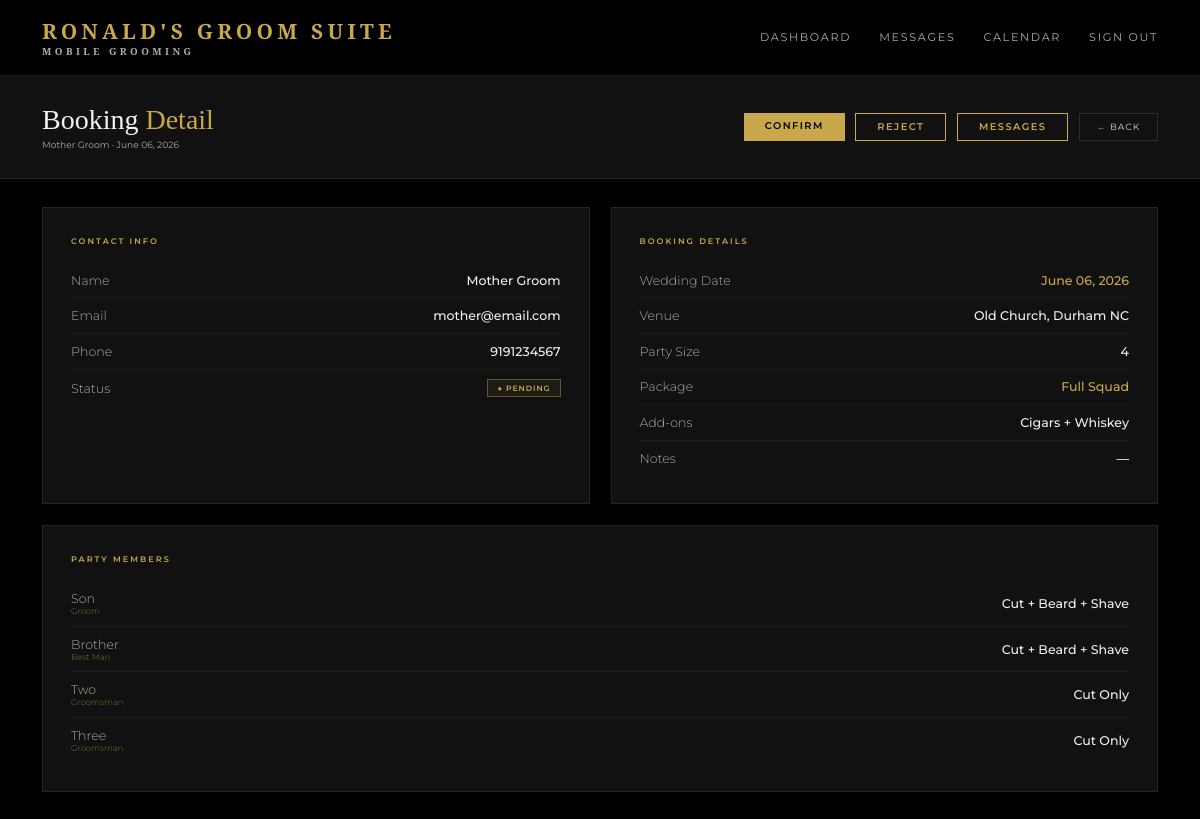
Page /admin/booking/1 (signed in) on the earlier database version.
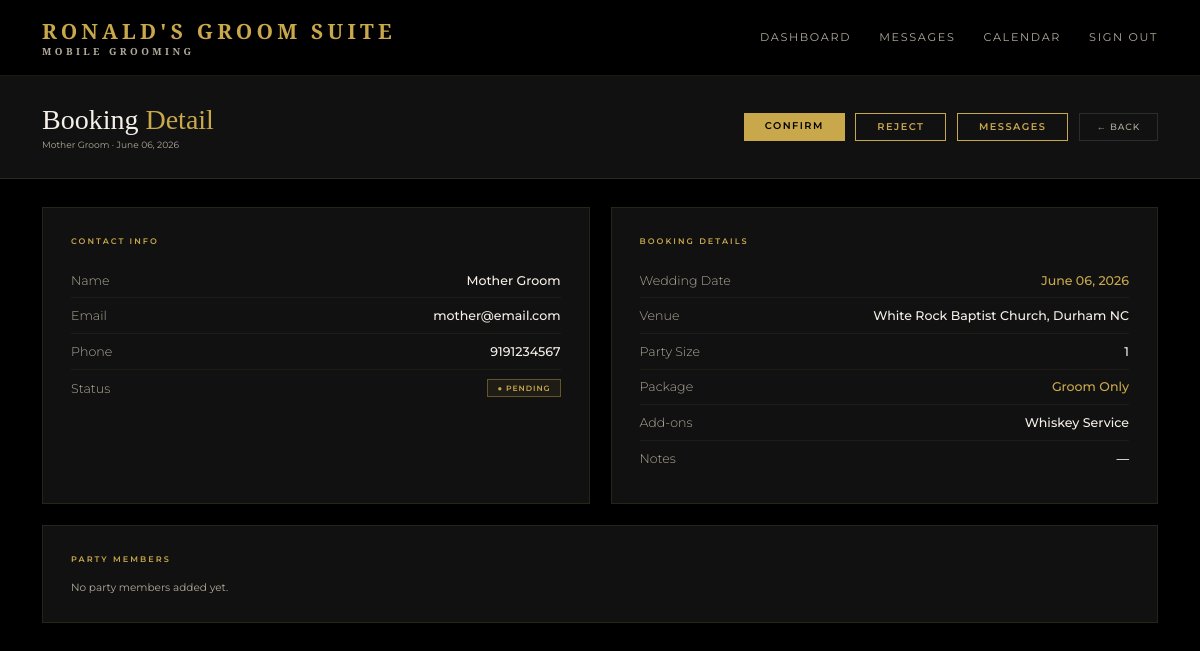
Same page on the later database version.
### models.py (models this page shows)
class Booking(db.Model):
    id = db.Column(db.Integer, primary_key=True)
    wedding_date = db.Column(db.String(50), nullable=False)
    venue = db.Column(db.String(200), nullable=False)
    start_time = db.Column(db.String(20))
    party_size = db.Column(db.Integer, default=1)
    package = db.Column(db.String(100))
    addons = db.Column(db.String(200))
    notes = db.Column(db.Text)
    status = db.Column(db.String(20), default='pending')
    created_at = db.Column(db.DateTime, default=datetime.utcnow)
    user_id = db.Column(db.Integer, db.ForeignKey('user.id'), nullable=False)
    party_members = db.relationship('PartyMember', backref='booking', lazy=True)
    messages = db.relationship('Message', backref='booking_messages', lazy=True, foreign_keys='Message.booking_id')

class PartyMember(db.Model):
    id = db.Column(db.Integer, primary_key=True)
    name = db.Column(db.String(100), nullable=False)
    role = db.Column(db.String(50), default='Groomsman')
    service = db.Column(db.String(100), nullable=False)
    booking_id = db.Column(db.Integer, db.ForeignKey('booking.id'), nullable=False)

### routes.py (the view)
    @app.route('/admin/booking/<int:id>')
    @login_required
    @admin_required
    def booking_detail(id):
        booking = Booking.query.get_or_404(id)
        return render_template('admin/booking_detail.html', booking=booking)

### app.py (called while the page is built)
@app.template_filter('format_date')
def format_date(value):
    try:
        return datetime.strptime(value, '%Y-%m-%d').strftime('%B %d, %Y')
    except:
        return value

### auth.py (called while the page is built)
def register_routes(app, login_manager):
    @login_manager.user_loader
    def load_user(user_id):
        return db.session.get(User, int(user_id))
    @app.route('/login', methods=['GET', 'POST'])
    def login():
        if request.method == 'POST':
            email = request.form.get('email')
            password = request.form.get('password')
            user = User.query.filter_by(email=email).first()
            if user and check_password_hash(user.password, password):
                login_user(user)
                if user.role == 'admin':
                    return redirect(url_for('index'))
                return redirect(url_for('portal'))
            flash('Invalid email or password')
        return render_template('login.html')
    @app.route('/logout')
    @login_required
    def logout():
        logout_user()
        return redirect(url_for('index'))

### templates/admin/booking_detail.html (shortened to what this page needs)
{% extends 'base.html' %}
{% block content %}
<div class="admin-header">
  <div>
    <h1 class="admin-title">Booking <span>Detail</span></h1>
    <p class="admin-meta">{{ booking.client.name }} · {{ booking.wedding_date | format_date }}</p>
  </div>
  <div style="display:flex;gap:0.75rem;">
    {% if booking.status == 'pending' %}
    <a href="{{ url_for('confirm_booking', id=booking.id) }}" class="btn-gold" style="width:auto;padding:0.55rem 1.5rem;">Confirm</a>
    <a href="{{ url_for('reject_booking', id=booking.id) }}" class="btn-outline" style="padding:0.55rem 1.5rem;">Reject</a>
    {% elif booking.status == 'confirmed' %}
    <a href="{{ url_for('admin_cancel_booking', id=booking.id) }}" class="btn-outline" style="padding:0.55rem 1.5rem;border-color:#e74c3c;color:#e74c3c;">Cancel Booking</a>
    {% endif %}
    <a href="{{ url_for('admin_messages', id=booking.id) }}" class="btn-outline" style="padding:0.55rem 1.5rem;">Messages</a>
    <a href="{{ url_for('admin_dashboard') }}" class="btn-ghost">← Back</a>
  </div>
</div>
<div class="portal-body">
  <div class="portal-card">
    <div class="portal-card-title">Contact Info</div>
    <div class="detail-row">
      <span class="detail-label">Name</span>
      <span class="detail-value">{{ booking.client.name }}</span>
    </div>
    <div class="detail-row">
      <span class="detail-label">Email</span>
      <span class="detail-value">{{ booking.client.email }}</span>
    </div>
    <div class="detail-row">
      <span class="detail-label">Phone</span>
      <span class="detail-value">{{ booking.client.phone or '—' }}</span>
    </div>
    <div class="detail-row">
      <span class="detail-label">Status</span>
      <span class="badge badge-{{ booking.status }}">● {{ booking.status|capitalize }}</span>
    </div>
  </div>
  <div class="portal-card">
    <div class="portal-card-title">Booking Details</div>
    <div class="detail-row">
      <span class="detail-label">Wedding Date</span>
      <span class="detail-value gold">{{ booking.wedding_date | format_date }}</span>
    </div>
    <div class="detail-row">
      <span class="detail-label">Venue</span>
      <span class="detail-value">{{ booking.venue }}</span>
    </div>
    <div class="detail-row">
      <span class="detail-label">Party Size</span>
      <span class="detail-value">{{ booking.party_size }}</span>
    </div>
    <div class="detail-row">
      <span class="detail-label">Package</span>
      <span class="detail-value gold">{{ booking.package or 'TBD' }}</span>
    </div>
    <div class="detail-row">
      <span class="detail-label">Add-ons</span>
      <span class="detail-value">{{ booking.addons or 'None' }}</span>
    </div>
    <div class="detail-row">
      <span class="detail-label">Notes</span>
      <span class="detail-value">{{ booking.notes or '—' }}</span>
    </div>
  </div>
  <div class="portal-card span-2">
    <div class="portal-card-title">Party Members</div>
  {% if booking.party_members %}
      {% for member in booking.party_members %}
      <div class="detail-row">
        <span class="detail-label">
          {{ member.name }}
          <span style="color:var(--gold-dim);font-size:0.6rem;display:block;">{{ member.role or 'Groomsman' }}</span>
        </span>
        <span class="detail-value">{{ member.service }}</span>
      </div>
      {% endfor %}
    {% else %}
      <p style="color:var(--white-dim);font-size:0.75rem;">No party members added yet.</p>
    {% endif %}
  </div>
</div>
{% endblock %}

Differences in the rows shown:
removed PartyMember: name "Son", role "Groom", service "Cut + Beard + Shave"
removed PartyMember: name "Brother", role "Best Man", service "Cut + Beard + Shave"
removed PartyMember: name "Two", role "Groomsman", service "Cut Only"
removed PartyMember: name "Three", role "Groomsman", service "Cut Only"
changed Booking "PENDING": venue "Old Church, Durham NC" → "White Rock Baptist Church, Durham NC"; party_size "4" → "1"; package "Full Squad" → "Groom Only"; addons "Cigars + Whiskey" → "Whiskey Service"
Other differences:
text now shown: "No party members added yet."
